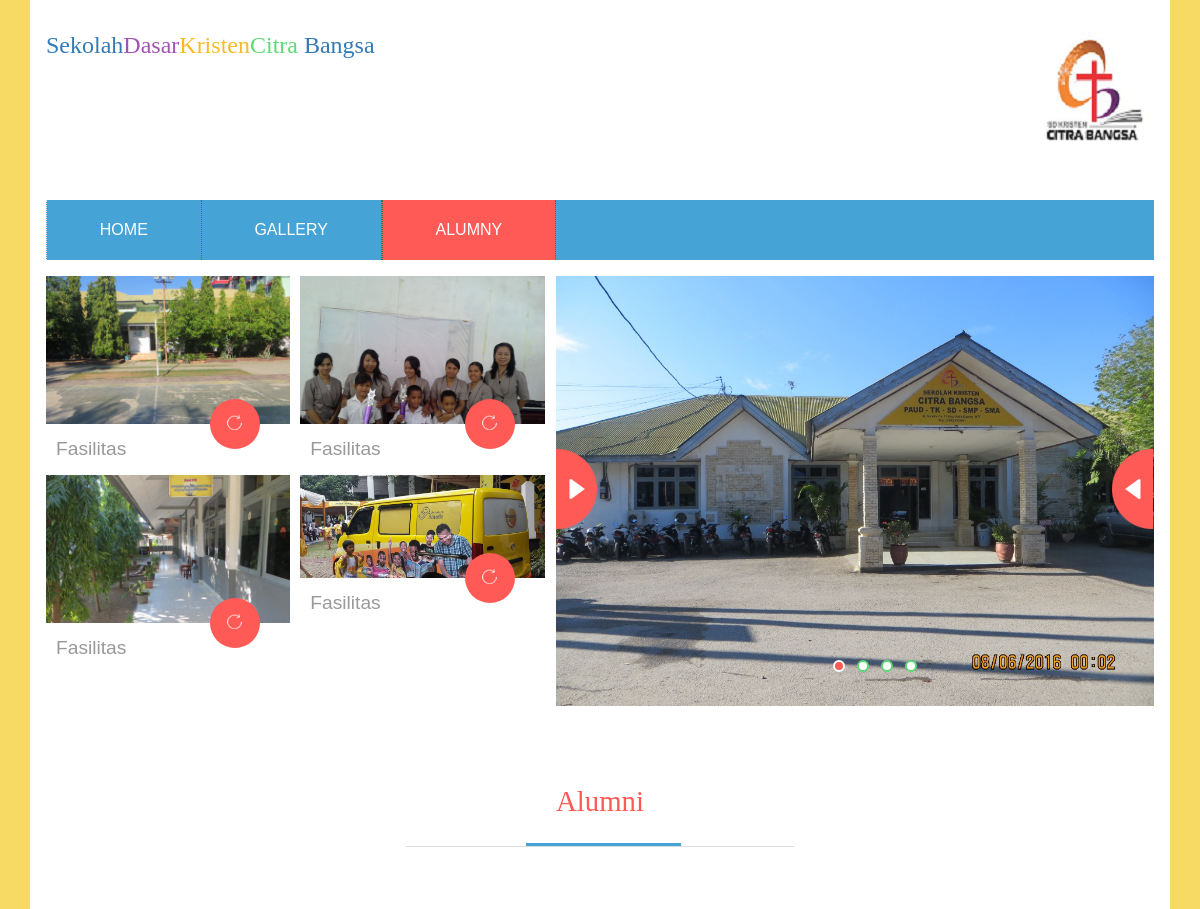
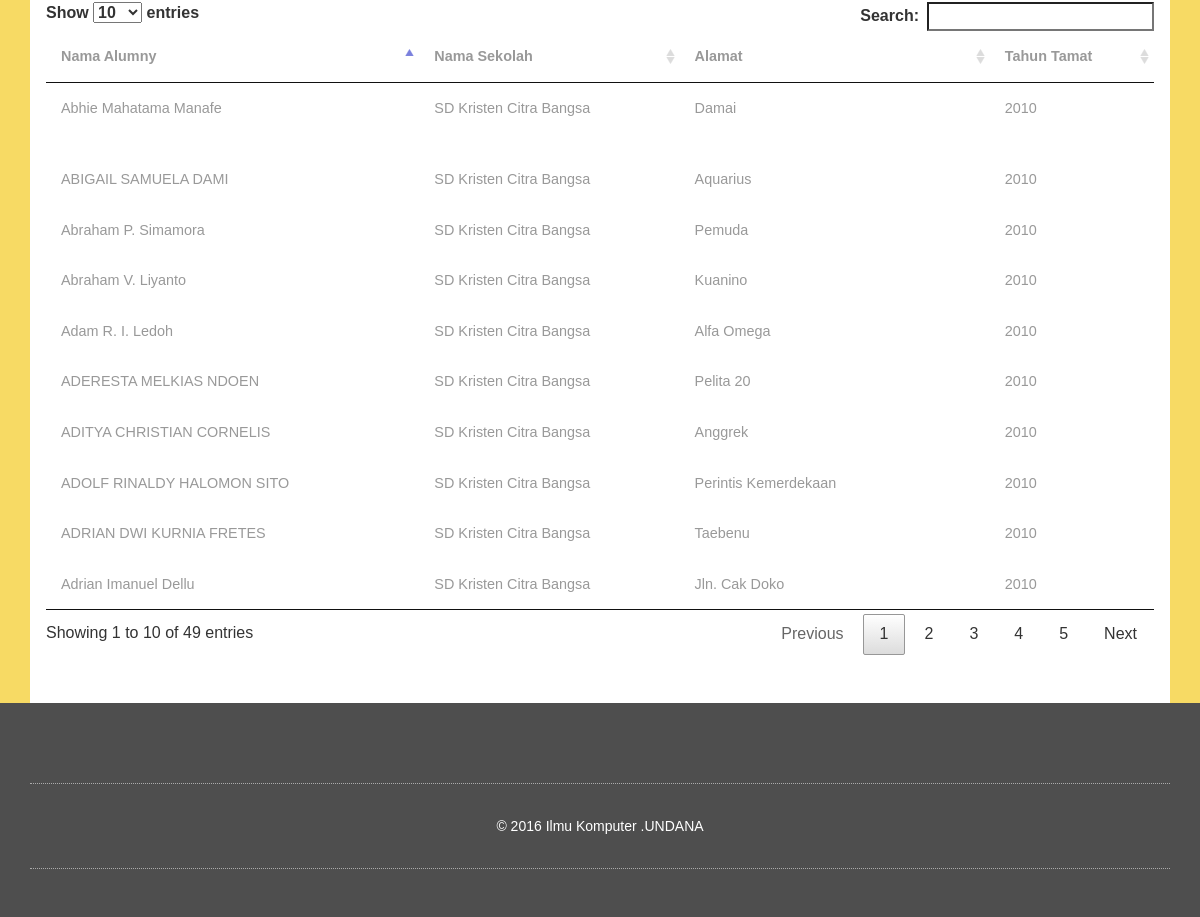
The app's page /user/Alumny.php with its own data (2 pictures, top to bottom).
### tables this page shows
CREATE TABLE IF NOT EXISTS `alumny` (
  `id_alumny` int(23) NOT NULL AUTO_INCREMENT,
  `nama_alumny` varchar(26) NOT NULL,
  `nama_sekolah` varchar(40) NOT NULL,
  `alamat` text,
  `Tahun` int(8) NOT NULL,
  PRIMARY KEY (`id_alumny`)
);

### user/Alumny.php (the view, shortened to what this page needs)
<!DOCTYPE html>
<html>
<head>
<link href="css/bootstrap.css" rel="stylesheet" type="text/css" media="all" />
<link href="css/style.css" rel="stylesheet" type="text/css" media="all" />
<link rel="stylesheet" href="css/flexslider.css" type="text/css" media="screen" />
<link rel="stylesheet" href="js/DataTables-1.10.13/media/css/jquery.dataTables.css" type="text/css" media="screen" />
</head>
<body>
	<div class="body-content">
		<div class="container">
			<div class="body-content1">
				<div class="logo-search">
					<div class="logo">
						<h3><a href="index.html">Sekolah<span class="color">Dasar</span><span class="color1">Kristen</span><span class="color2">Citra</span> <span>Bangsa</span></a></h3>
					</div>
					<div class="clearfix" align= "right"> <img src= "images/15.png"> </div>
				</div>
				<div class="navigation">
					<nav class="navbar navbar-default">
						<div class="collapse navbar-collapse nav-wil" id="bs-example-navbar-collapse-1">
							<nav class="stroke">
								<ul class="nav navbar-nav">
									<li><a href="index1.php" class="hvr-rectangle-out">Home</a></li>
									<li><a href="gallery.php" class="hvr-rectangle-out">Gallery</a></li>
										<li class="active"><a href="Alumny.php">Alumny</a></li>
								</ul>
							</nav>
						</div>
					</nav>
				</div>
				<div class="banner">
					<div class="banner-grids">
						<div class="banner-left">
							<div class="banner-left1">
								<div class="banner-left1-grid">
									<img src="images/sekola2.jpg" alt=" " class="img-responsive" />
									<div class="banner-info">
										<a class="read-more" href="single.html"><i></i></a>
										<h3>
											<a>
												Fasilitas
											</a>
										</h3>
									</div>
								</div>
								<div class="banner-left1-grid">
									<img src="foto/10.jpg" alt=" " class="img-responsive" />
									<div class="banner-info">
										<a class="read-more" href="single.html"><i></i></a>
										<h3>
											<a >
												Fasilitas
											</a>
										</h3>
									</div>
								</div>
							</div>
							<div class="banner-left2">
								<div class="banner-left1-grid">
									<img src="foto/20150309_090610.jpg" alt=" " class="img-responsive" />
									<div class="banner-info">
										<a class="read-more" href="single.html"><i></i></a>
										<h3>
											<a >
												Fasilitas
											</a>
										</h3>
									</div>
								</div>
								<div class="banner-left1-grid">
									<img src="foto/10267765_10154183502170604_6276627093051970782_n.jpg" alt=" " class="img-responsive" />
									<div class="banner-info">
										<a class="read-more" href="single.html"><i></i></a>
										<h3>
											<a >
												Fasilitas
											</a>
										</h3>
									</div>
								</div>
							</div>
							<div class="clearfix"> </div>
						</div>
						<div class="banner-right">
							<section class="slider">
								<div class="flexslider">
									<ul class="slides">
										<li>
											<div class="services-grid-right-grid1">
											</div>
										</li>
									</ul>
								</div>
							</section>
						</div>
					</div>
				</div>
				<div class="events">
					<h2>Alumni</h2>
					<div class="events-grids">
					<?php
					$mysqli = new mysqli('127.0.0.1', 'root', '', 'citrabangsa');
										$qstr = "SELECT * FROM alumny";
										$result = $mysqli->query($qstr);
						echo '<table id="myTable" class = "table">'.
									'<thead>'.
								'<tr>'.
									'<th>Nama Alumny</th>'.
									'<th>Nama Sekolah</th>'.
									'<th>Alamat</th>'.
									'<th>Tahun Tamat</th>'.
								'</tr>'.
							'</thead>'.
							'<tbody>';
										if ($result && $result->num_rows !== 0) {
											for ($i = 0; $i < $result->num_rows; $i++) {
												$pengumuman = $result->fetch_array();
										echo		'<tr>'.
									'<td>'.$pengumuman['nama_alumny'].'</td>'.
									'<td>'.$pengumuman['nama_sekolah'].'</td>'.
									'<td>'.$pengumuman['alamat'].'</td>'.
									'<td>'.$pengumuman['Tahun'].'</td>'.
								'</tr>';
											}
										}
								echo '</tbody>'.
						'</table>';
					?>
				</div>
			</div>
		</div>
	</div>
	<div class="footer">
		<div class="container">
			<div class="footer-copy">
				<p>&copy 2016 Ilmu Komputer .UNDANA</a></p>
			</div>
		</div>
	</div>
</body>
</html>

### user/css/flexslider.css (style rules this page uses)
.slides, .flex-control-nav, .flex-direction-nav { margin: 0; padding: 0; list-style: none; }
.flexslider .slides > li { display: none; -webkit-backface-visibility: hidden; }
.slides:after { content: "."; display: block; clear: both; visibility: hidden; line-height: 0; height: 0; }
.flexslider { border: 0px; position: relative; zoom: 1; overflow: hidden; }
.flexslider .slides { zoom: 1; }

### records on screen
alumny: nama_alumny "Abhie Mahatama Manafe", nama_sekolah "SD Kristen Citra Bangsa", alamat "Damai", Tahun "2010"
alumny: nama_alumny "ABIGAIL SAMUELA DAMI", nama_sekolah "SD Kristen Citra Bangsa", alamat "Aquarius", Tahun "2010"
alumny: nama_alumny "Abraham P. Simamora", nama_sekolah "SD Kristen Citra Bangsa", alamat "Pemuda", Tahun "2010"
alumny: nama_alumny "Abraham V. Liyanto", nama_sekolah "SD Kristen Citra Bangsa", alamat "Kuanino", Tahun "2010"
alumny: nama_alumny "Adam R. I. Ledoh", nama_sekolah "SD Kristen Citra Bangsa", alamat "Alfa Omega", Tahun "2010"
alumny: nama_alumny "ADERESTA MELKIAS NDOEN", nama_sekolah "SD Kristen Citra Bangsa", alamat "Pelita 20", Tahun "2010"
alumny: nama_alumny "ADITYA CHRISTIAN CORNELIS", nama_sekolah "SD Kristen Citra Bangsa", alamat "Anggrek", Tahun "2010"
alumny: nama_alumny "ADOLF RINALDY HALOMON SITO", nama_sekolah "SD Kristen Citra Bangsa", alamat "Perintis Kemerdekaan", Tahun "2010"
alumny: nama_alumny "ADRIAN DWI KURNIA FRETES", nama_sekolah "SD Kristen Citra Bangsa", alamat "Taebenu", Tahun "2010"
alumny: nama_alumny "Adrian Imanuel Dellu", nama_sekolah "SD Kristen Citra Bangsa", alamat "Jln. Cak Doko", Tahun "2010"
